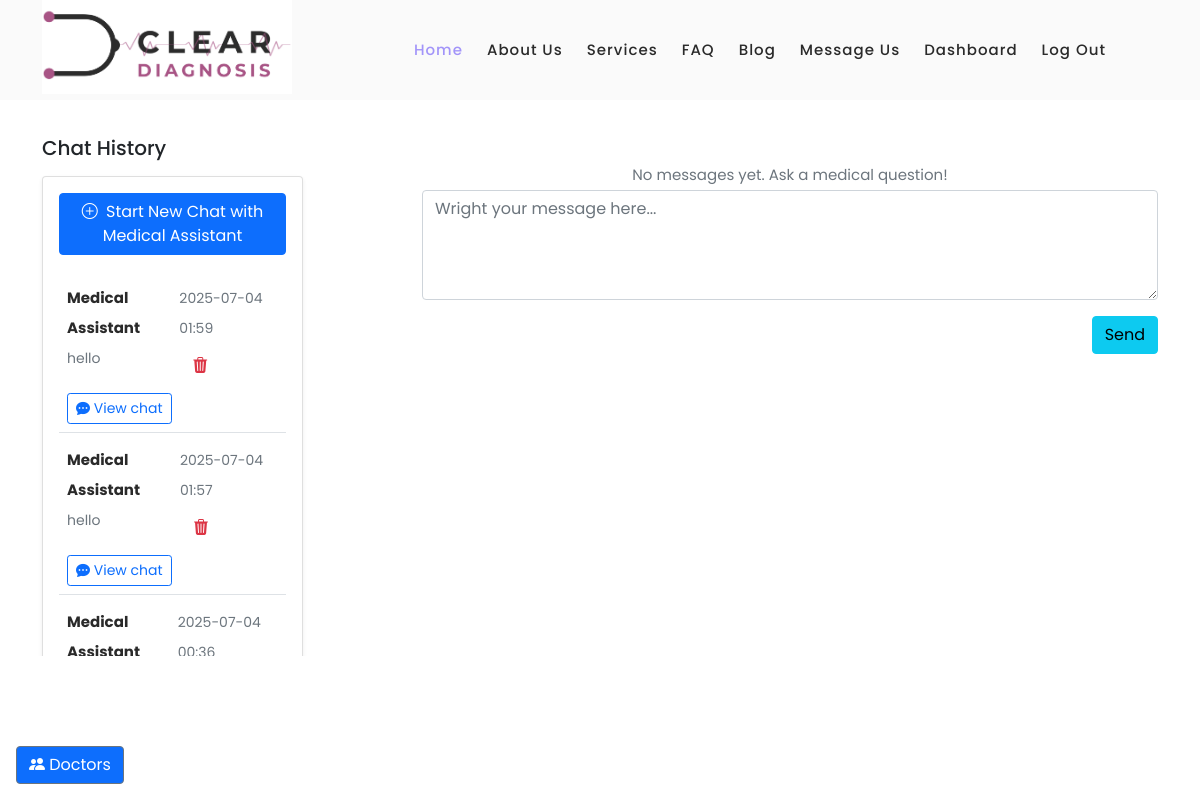
The app's page /chat/0 (signed in), older data.
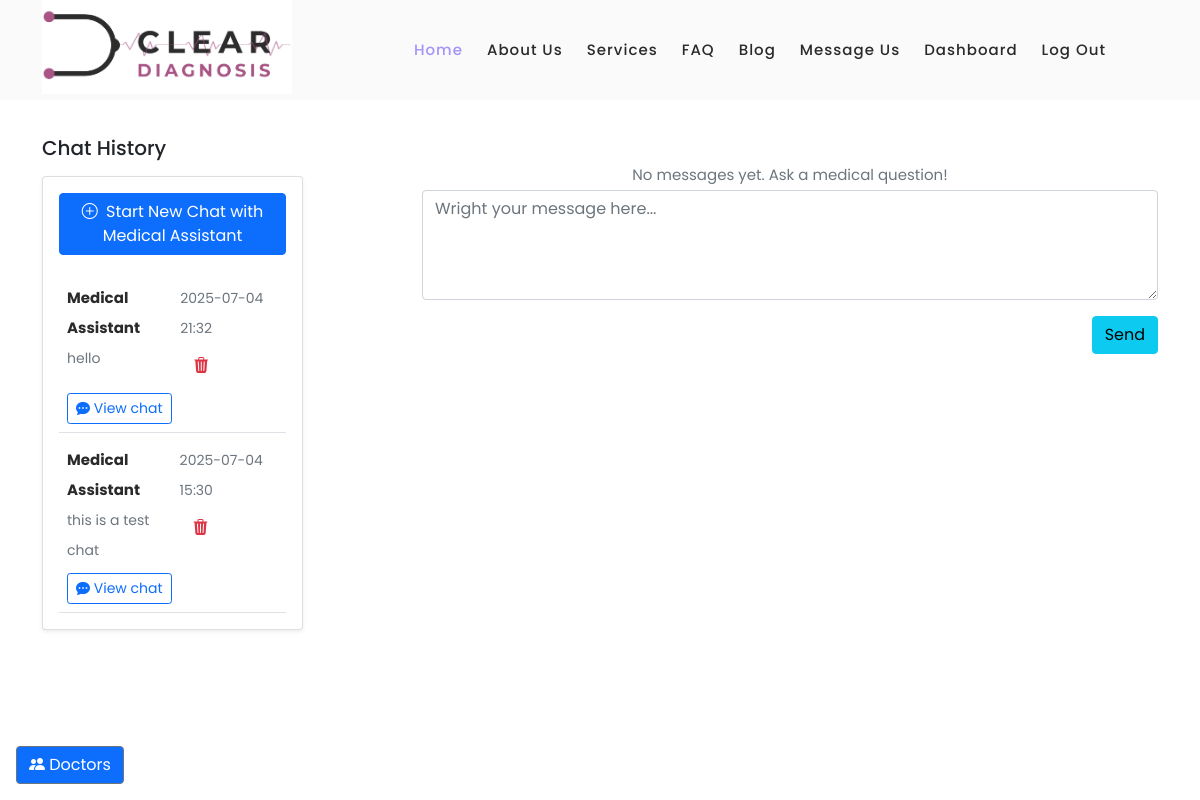
The same page, newer data.
### models.py (models this page shows, shortened)
class Conversation(db.Model):
    id = db.Column(db.Integer, primary_key=True)
    user_id = db.Column(db.Integer, db.ForeignKey('users.id'), nullable=False)
    role = db.Column(db.String(50), default='User')  # 'User' or 'Doctor'
    subject = db.Column(db.String(255), nullable=False)
    messages = db.relationship('Message', backref='conversation',cascade="all, delete-orphan", lazy=True, order_by="Message.timestamp")
    doctor_id = db.Column(db.Integer, db.ForeignKey('doctors.id'), nullable=True)
    timestamp = db.Column(db.DateTime, default=datetime.utcnow)
    status = db.Column(db.String(50), default='active')  # 'active', 'closed', 'pending'
    user = db.relationship('User', backref='conversations')

### app.py (the view, shortened to what this page needs)
@app.route('/chat/<int:conversation_id>', defaults={'doctor_id': None}, methods=['GET', 'POST'])
@app.route('/chat/<int:conversation_id>/doctor/<int:doctor_id>', methods=['GET', 'POST'])
@login_required
def chat(conversation_id, doctor_id):
    doctors = db.session.query(User).join(Doctor).filter(User.role == 'doctor').all()
    conversations = Conversation.query.filter_by(user_id=current_user.id).order_by(Conversation.timestamp.desc()).all()
    doctor_conversations = Conversation.query.filter_by(doctor_id=current_user.id).order_by(Conversation.timestamp.desc()).all()
    if current_user.role == 'doctor':
        conversations = doctor_conversations
    if conversation_id == 0:
        return render_template('chat.html', conversations=conversations, doctors=doctors,doctor_id=doctor_id, new_chat=True)

### app.py (called while the page is built)
@login_manager.user_loader
def load_user(user_id):
    return UserLogin.query.get(int(user_id))

@app.before_request
def create_tables():
    db.create_all()

@app.before_request
def update_last_seen():
    if current_user.is_authenticated:
        current_user.last_login = datetime.utcnow()
        db.session.commit()

@app.template_filter('doctor_name')
def doctor_name_filter(doctor_id):
    doctor = Doctor.query.filter_by(user_id=doctor_id).first()
    return doctor.name if doctor else "Unknown"

### templates/chat.html (shortened to what this page needs)
{%extends "base.html" %}
{% block content %}
<section>
  <div class="container py-3">
    <div class="row">
      <div class="col-md-5 col-lg-4 col-xl-3 mb-4 mb-md-0 overflow-auto" style='height: 65vh;' id="chat-history">
        <h5 class="font-weight-bold mb-3 text-center text-lg-start">Chat History</h5>
        <div class="card shadow-sm">
          <div class="card-body">
            {% if current_user.role != 'doctor' %}
            <a href="{{url_for('chat', conversation_id=0)}}" class="btn btn-primary mb-3">
              <i class="bi bi-plus-circle me-1"></i> Start New Chat with Medical Assistant
            </a>
            {% endif %}
          {% if conversations %}
            <ul class="list-unstyled mb-0">
            {% for conversation in conversations %}
              <li class="p-2 border-bottom">
                <a href="#!" class="d-flex justify-content-between">
                  <div class="d-flex flex-row">
                    <div class="pt-1">
                      <p class="fw-bold mb-0">
                        {% if conversation.doctor_id %}
                          {% if current_user.role == 'doctor' %}
                            {{ conversation.user.username }}
                          {% else %}
                            Dr. {{ conversation.doctor_id | doctor_name }}
                          {% endif %}
                        {% else %}
                          Medical Assistant
                        {% endif %}
                      </p>
                      <p class="small text-muted">{{ conversation.subject[:120] }}{% if conversation.subject|length > 120 %}...{% endif %}</p>
                    </div>
                  </div>
                  <div class="pt-1">
                    <p class="small text-muted mb-1">{{ conversation.timestamp.strftime('%Y-%m-%d %H:%M') }}</p>
                    <form method="POST"
                          action="{{ url_for('delete_conversation', conversation_id=conversation.id) }}"
                          class="delete-form">
                      <button type="button" class="btn btn-link text-danger trigger-delete">
                        <i class="bi bi-trash3-fill"></i>
                      </button>
                    </form>
                  </div>
                </a>
                      <p>
                        {% if current_user.role == 'doctor' %}
                        <a href="{{ url_for('chat', conversation_id=conversation.id,doctor_id=conversation.doctor_id, user_id=conversation.user_id) }}" class="btn btn-sm btn-outline-primary mt-2">
                        {% else %}
                        <a href="{{ url_for('chat', conversation_id=conversation.id, doctor_id=conversation.doctor_id) }}" class="btn btn-sm btn-outline-primary mt-2">
                        {% endif %}
                          <i class="bi bi-chat-dots-fill"></i>
                        View chat
                        </a>
                      </p>
              </li>
              {% endfor %}
            </ul>
          {% else %}
            <p class="text-muted">No conversation history yet.</p>
          {% endif %}
          </div>
        </div>
      </div>
      <div class="col-md-1 col-lg-1 col-xl-1 overflow-auto"  style='height: 65vh;' id=""></div>
      <div class="col-md-6 col-lg-7 col-xl-8 ' id="chat-box">
        <div  id="chat-messages" style="height: 55vh; overflow-y: auto;">
        <ul class="list-unstyled">
          {% if conversation %}
            {%if conversation.messages %}
              {% for msg in conversation.messages %}
                {% if msg.sender_id == current_user.id %}
                  <li class="d-flex flex-row-reverse mb-4">
                    <img src="{{ url_for('static', filename='images/avatar.svg') }}" alt="avatar"
                        class="rounded-circle d-flex align-self-start ms-3 shadow-1-strong" style="width:60px">
                    <div class="card">
                      <div class="card-header d-flex justify-content-between p-3">
                        <p class="fw-bold mb-0">You</p>
                        <p class="text-muted small mb-0 ms-3"><i class="far fa-clock"></i> {{ msg.timestamp.strftime('%Y-%m-%d %H:%M') }}</p>
                      </div>
                      <div class="card-body">
                        <p class="mb-0">
                          {{ msg.content }}
                        </p>
                      </div>
                    </div>
                  </li>
                {% elif msg.sender.username %}
                  <li class="d-flex mb-4">
                    <img src="{{ url_for('static', filename='images/avatar.svg') }}" alt="avatar"
                      class="rounded-circle d-flex align-self-start me-3 shadow-1-strong" style="width:60px">
                    <div class="card">
                      <div class="card-header d-flex justify-content-between p-3">
                        <p class="fw-bold mb-0">
                            {%if msg.sender.role == 'doctor' %}
                              Dr. {{ conversation.doctor_id | doctor_name}}
                            {% else %}
                              {{ msg.sender.username }}
                            {% endif %}
                        </p>
                        <p class="text-muted small mb-0 ms-3"><i class="far fa-clock"></i> {{ msg.timestamp.strftime('%Y-%m-%d %H:%M') }}</p>
                      </div>
                      <div class="card-body">
                        <p class="mb-0">
                          {{ msg.content }}
                        </p>
                      </div>
                  </div>
                  </li>
                {% else %}
                  <li class="d-flex mb-4">
                    <img src="{{ url_for('static', filename='images/mbotavatar.webp') }}" alt="avatar"
                      class="rounded-circle d-flex align-self-start me-3 shadow-1-strong" style="max-width:60px">
                    <div class="card">
                      <div class="card-header d-flex justify-content-between p-3">
                        <p class="fw-bold mb-0">
                              Medical Assistant
                        </p>
                        <p class="text-muted small mb-0 ms-3"><i class="far fa-clock"></i> {{ msg.timestamp.strftime('%Y-%m-%d %H:%M') }}</p>
                      </div>
                      <div class="card-body">
                        <p class="mb-0">
                          {{ msg.content }}
                        </p>
                      </div>
                  </div>
                  </li>
                {% endif %}
              {% endfor %}
          {% endif %}
        </ul>
        </div>
        <div style="margin-top: 10px;">
          <ul class="list-unstyled">
              <form id="chat-form" method="POST">
                <li class="bg-white mb-3">
                  <div data-mdb-input-init class="form-outline">
                    <textarea required autofocus class="form-control bg-body-tertiary" placeholder="Wright your message here..." name="message" id="textAreaExample2" rows="4"></textarea>
                  </div>
                </li>
                <button  type="submit" data-mdb-button-init data-mdb-ripple-init class="btn btn-info btn-rounded float-end">Send</button>
            </form>
            {% else %}
              {% if current_user.role != 'doctor' %}
                <p class="text-muted text-center mt-4">No messages yet. Ask a medical question!</p>
                <form id="new-chat-form" action="{{ url_for('new_chat', doctor_id=doctor_id) }}" method="POST">
                  <li class="bg-white mb-3">
                    <div data-mdb-input-init class="form-outline">
                      <textarea required autofocus class="form-control bg-body-tertiary" placeholder="Wright your message here..." name="message" id="textAreaExample1" rows="4"></textarea>
                    </div>
                  </li>
                  <button  type="submit" data-mdb-button-init data-mdb-ripple-init class="btn btn-info btn-rounded float-end">Send</button>
                </form>
              {% endif %}
            {% endif %}
          </ul>
        </div>
      </div>
    </div>
  </div>
</section>
{% endblock %}

### templates/base.html (shortened to what this page needs)
<!DOCTYPE html>
<html lang="en">
<head>
    <link rel="stylesheet" href="{{ url_for('static', filename='vendor/bootstrap/css/bootstrap.min.css') }}">
    <link rel="stylesheet" href="{{ url_for('static', filename='vendor/bootstrap/css/bootstrap-icons.css') }}">
    <link href="https://cdn.jsdelivr.net/npm/bootstrap-icons@1.10.5/font/bootstrap-icons.css" rel="stylesheet">
    <link rel="stylesheet" href="{{ url_for('static', filename='css/fontawesome.css') }}">
    <link rel="stylesheet" href="{{ url_for('static', filename='css/templatemo-space-dynamic.css') }}">
    <link rel="stylesheet" href="{{ url_for('static', filename='css/animated.css') }}">
    <link rel="stylesheet" href="{{ url_for('static', filename='css/owl.css') }}">
    <link rel="stylesheet" href="{{ url_for('static', filename='css/base.css') }}">
</head>
<button id="toggleSidebar" class="btn btn-outline-secondary position-fixed bottom-0 start-0 m-3 bg-primary text-white" style="z-index: 1030; ">
  <i class="bi bi-people-fill"></i> Doctors
</button>
<body>
  {% include "navbar.html" %}
  <div class="content" >
    {% block content %}{% endblock %}
  </div>
</body>
</html>

### templates/navbar.html (shortened to what this page needs)
  <header class="header-area header-sticky wow slideInDown" data-wow-duration="0.75s" data-wow-delay="0s">
    <div class="container">
      <div class="row">
        <div class="col-12">
          <nav class="main-nav">
            <a href="{{ url_for('home') }}" class="logo">
              <img src="{{ url_for('static', filename='images/logo-croped.png') }}" class="logo" style="width: 250px; ">
            </a>
            <ul class="nav">
              <li class="scroll-to-section"><a href="{{ url_for('home') }}" class="active">Home</a></li>
              <li class="scroll-to-section"><a href="#about">About Us</a></li>
              <li class="scroll-to-section"><a href="#services">Services</a></li>
              <li class="scroll-to-section"><a href="#FAQ">FAQ</a></li>
              <li class="scroll-to-section"><a href="#blog">Blog</a></li>
              <li class="scroll-to-section"><a href="#contact">Message Us</a></li>
               {% if current_user.is_authenticated %}
              <li class="scroll-to-section"><a href="{{url_for('dashboard')}}">Dashboard</a></li>
                {% endif %}
              <li class="scroll-to-section">
                  {% if current_user.is_authenticated %}
                    <a  href="{{ url_for('logout') }}">log out</a>
                  {% else %}
                    <a href="{{ url_for('login') }}">log in</a>
                  {% endif %}
              </li>
              <li></li>
            </ul>
          </nav>
        </div>
      </div>
    </div>
  </header>

### static/css/templatemo-space-dynamic.css (style rules this page uses)
html, body, div, span, applet, object, iframe, h1, h2, h3, h4, h5, h6, p, blockquote, div pre, a, abbr, acronym, address, big, cite, code, del, dfn, em, font, img, ins, kbd, q, s, samp, small, strike, strong, sub, sup, tt, var, b, u, i, center, dl, dt, dd, ol, ul, li, figure, header, nav, section, article, aside, footer, figcaption { margin: 0; padding: 0; border: 0; outline: 0; }
ul, li { padding: 0; margin: 0; list-style: none; }
header, nav, section, article, aside, footer, hgroup { display: block; }
* { box-sizing: border-box; }
html, body { font-family: 'Poppins', sans-serif; font-weight: 400; background-color: #fff; -ms-text-size-adjust: 100%; -webkit-font-smoothing: antialiased; -moz-osx-font-smoothing: grayscale; }
a { text-decoration: none !important; }
h1, h2, h3, h4, h5, h6 { margin-top: 0px; margin-bottom: 0px; }
ul { margin-bottom: 0px; }
p { font-size: 15px; line-height: 30px; color: #2a2a2a; }
img { width: 100%; overflow: hidden; }
html, body { background: #fff; font-family: 'Poppins', sans-serif; }
.header-area { background-color: #fafafa; position: absolute; top: 0px; left: 0px; right: 0px; z-index: 100; height: 100px; -webkit-transition: all .5s ease 0s; -moz-transition: all .5s ease 0s; -o-transition: all .5s ease 0s; transition: all .5s ease 0s; }
.header-area .main-nav { min-height: 80px; background: transparent; }
.header-area .main-nav .logo { line-height: 100px; color: #fff; font-size: 24px; font-weight: 700; text-transform: uppercase; letter-spacing: 2px; float: left; -webkit-transition: all 0.3s ease 0s; -moz-transition: all 0.3s ease 0s; -o-transition: all 0.3s ease 0s; transition: all 0.3s ease 0s; }
.header-area .main-nav .nav { float: right; margin-top: 30px; margin-right: 0px; background-color: transparent; -webkit-transition: all 0.3s ease 0s; -moz-transition: all 0.3s ease 0s; -o-transition: all 0.3s ease 0s; transition: all 0.3s ease 0s; position: relative; z-index: 999; }
.header-area .main-nav .nav li { padding-left: 20px; padding-right: 20px; }
.header-area .main-nav .nav li:last-child { padding-right: 0px; padding-left: 40px; }
.header-area .main-nav .nav li a { display: block; font-weight: 500; font-size: 15px; color: #2a2a2a; text-transform: capitalize; -webkit-transition: all 0.3s ease 0s; -moz-transition: all 0.3s ease 0s; -o-transition: all 0.3s ease 0s; transition: all 0.3s ease 0s; height: 40px; line-height: 40px; border: transparent; letter-spacing: 1px; }
.header-area .main-nav .nav li a { color: #2a2a2a; }
.header-area .main-nav .nav li:hover a, .header-area .main-nav .nav li a.active { color: #A294F9!important; }
.header-area.header-sticky { min-height: 80px; }
.header-area .nav { margin-top: 30px; }
.header-area.header-sticky .nav li a.active { color: #A888B5; }
@media (max-width: 1200px) { .header-area .main-nav .nav li { padding-left: 12px; padding-right: 12px; } }
@media (max-width: 1200px) { .header-area .main-nav:before { display: none; } }
@media (min-width: 767px) { .header-area .main-nav .nav { display: flex !important; } }

### static/css/base.css (style rules this page uses)
.content { padding-top: 120px; }

Row changes from the older to the newer data that the page shows:
removed Conversation: shows "Medical Assistant", subject "hello", timestamp "2025-07-04 01:59"
removed Conversation: shows "Medical Assistant", subject "hello", timestamp "2025-07-04 01:57"
removed Conversation: shows "Medical…", timestamp "2025-07-04…"
now on this page (row edited): Conversation: shows "Medical Assistant", subject "hello", timestamp "2025-07-04 21:32"
added Conversation: shows "Medical Assistant", subject "this is a test chat", timestamp "2025-07-04 15:30"
